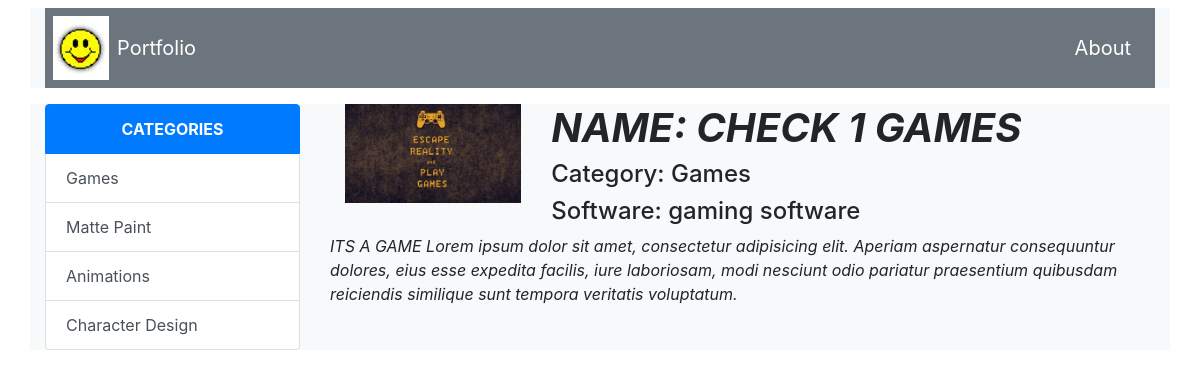
/1/filter/, run on the app's committed database.
### apps/models.py (models this page shows, shortened)
class Category(models.Model):
    cat_id = models.AutoField(primary_key=True)
    title = models.CharField(max_length=300)
    def __str__(self):
        return self.title

class Product(models.Model):
    pro_id = models.AutoField(primary_key=True)
    name = models.CharField(max_length=200)
    category = models.ForeignKey(Category, on_delete=models.CASCADE)
    description = models.TextField()
    softwareUsed = models.TextField()
    image = models.ImageField(upload_to='image/')
    imageSS1 = models.ImageField(upload_to='image/', null=True,default="",blank=True)
    imageSS2 = models.ImageField(upload_to='image/', null=True,default="",blank=True)
    imageSS3 = models.ImageField(upload_to='image/', null=True,default="",blank=True)
    imageSS4 = models.ImageField(upload_to='image/', null=True,default="",blank=True)

### apps/views.py (the view)
# urls.py: path('<int:pro_id>/filter/', views.project, name='project'),
def project(req, pro_id):
    return render(req, 'project.html', {
        'products': Product.objects.get(pk=pro_id),
        'category': Category.objects.all()
    })

### templates/project.html
{% extends 'base.html' %}
{% block side%}
    {{ block.super }}
{% endblock %}
{% block body %}
    <div class="container bg-light" >
        <div class="row">
            <div class="col-lg-3">
                <img src="{{ products.image.url }}" alt="" class="img-fluid">
            </div>
            <div class="col-lg-9">
                <h1 class="font-weight-bold font-italic text-uppercase">Name:   {{ products.name }}</h1>
                <h4>Category:   {{ products.category }}</h4>
                <h4>Software:   {{ products.softwareUsed }}</h4>
            </div>
            <div class="row">
                <div class="col-lg-12"><p class="font-italic">{{ products.description }}</p></div>
            </div>
        </div>
    </div>
{% endblock %}

### templates/base.html (shortened to what this page needs)
{% load static %}
<!DOCTYPE html>
<html lang="en">
<head>
    <link rel="stylesheet" href="{% static 'bootstrap.min.css' %}">
</head>
<body>
        <div class="container mt-2 bg-light">
             <nav class="navbar navbar-dark navbar-expand-lg bg-secondary p-2">
                 <a href="{% url 'projects' %}">
                    <img src="{% static 'smiley.PNG' %}" alt="">
                 </a>
                 <a href="{% url 'projects' %}" class="navbar-brand p-2">Portfolio</a>
                 <a href="{% url 'about' %}" class="navbar-brand ml-auto">About</a>
             </nav>
        </div>
{% block container %}
        <div class="container mt-3 bg-light">
        <div class="row">
            <div class="col-3">
                {% block side %}
                    <div class="list-group">
                    <nav class="list-group-item list-group-item-action active font-weight-bold text-center text-uppercase">categories</nav>
                    {% for x in category %}
                        <a href="{% url 'categories' x.cat_id %}" class="list-group-item list-group-item-action">{{ x.title }}</a>
                    {% endfor %}
                </div>
                {% endblock %}
            </div>
            <div class="col-9">
                        {% block body %}  {% endblock %}
            </div>
        </div>
    </div>
{% endblock %}
</body>
</html>

### data on the page
Category: title "Games"
Category: title "Matte Paint"
Category: title "Animations"
Category: title "Character Design"
Product: image (picture), name "CHECK 1 GAMES", category "Games", softwareUsed "gaming software", description "ITS A GAME Lorem ipsum dolor sit amet, consectetur adipisicing elit. Aperiam aspernatur consequuntur dolores, eius esse expedita facilis, iure laboriosam, modi nesciunt odio pariatur praesentium quibusdam reiciendis similique sunt tempora veritatis voluptatum."
